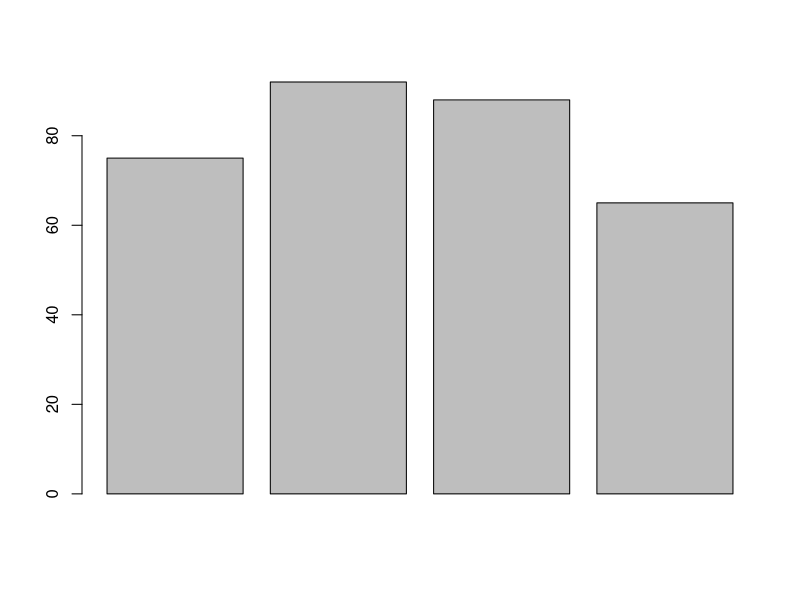
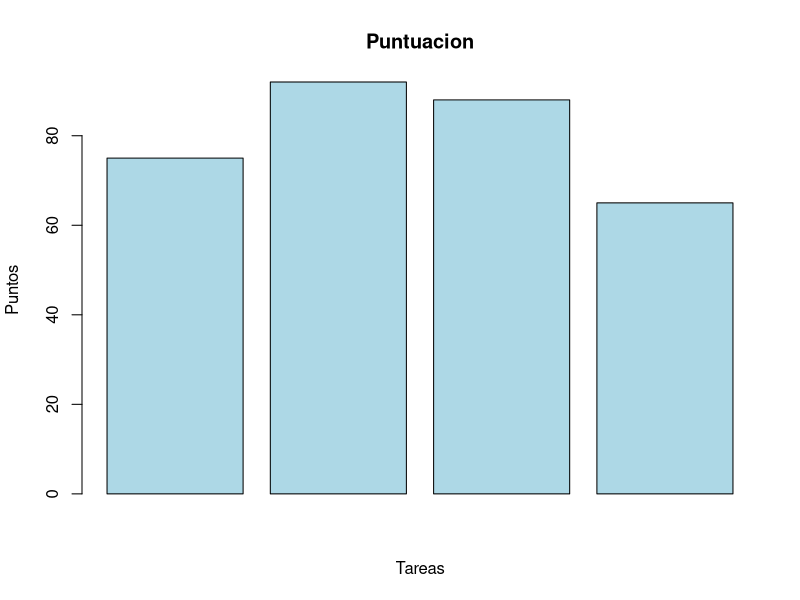

Recreate these plots in R, in order.

1+1
2*2

a = 1
b<- 1

d<-"1"

pi_value <- pi
print(pi_value)

x<-1
print(x)

complejo <- 2+4i
print(class(complejo))


#crear una tabla de datos
datos<-data.frame(
  Tarea = c("A", "B", "C", "D"),
  Puntuacion = c(75, 92, 88, 65)
)
attach(datos)
View(datos$Tarea)

barplot(Puntuacion)
barplot(Puntuacion, col = "lightblue", main="Puntuacion", xlab = "Tareas", ylab =  "Puntos" , legend.text = row.names(Tarea))

#guardar los datos en un txt
write.table(datos, file = "datos.txt")
